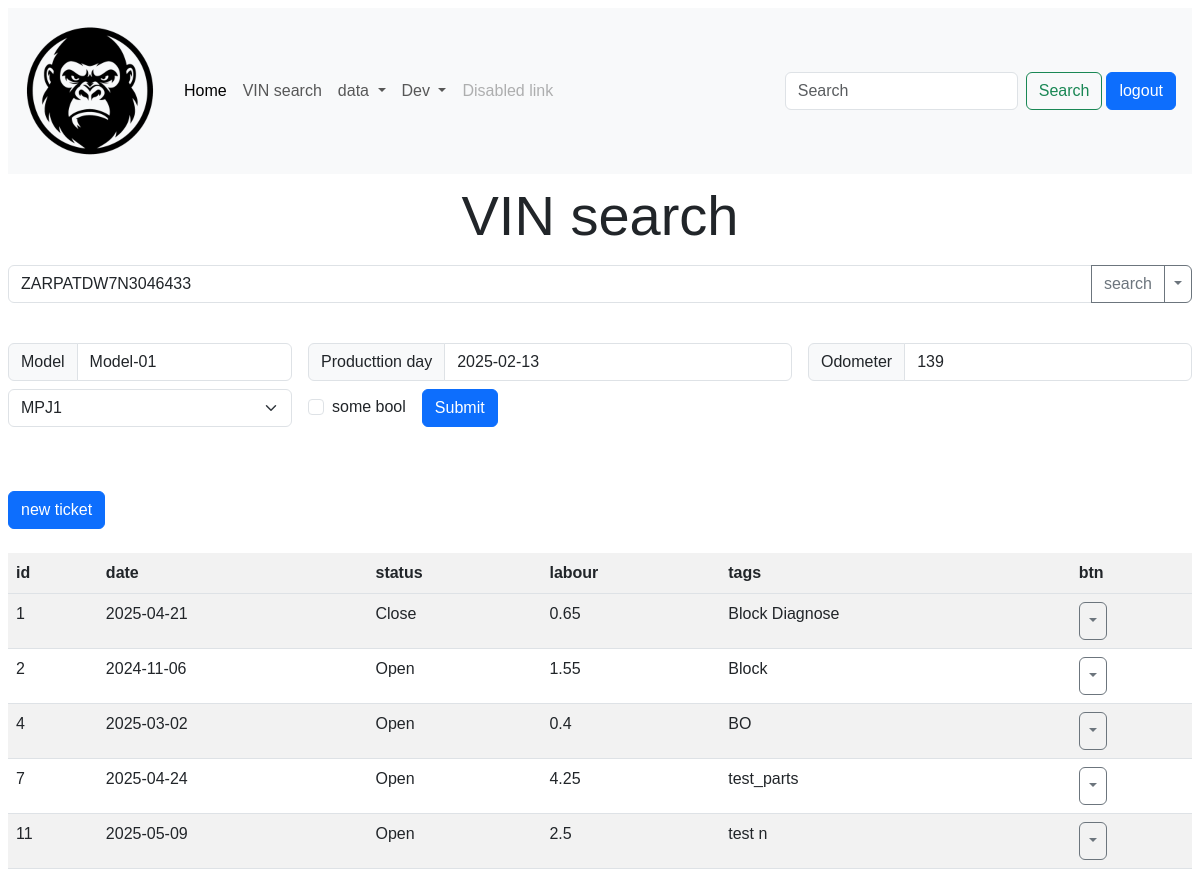
Screenshot of /vin_search/ZARPATDW7N3046433 (signed in) with the database file from the repository.
### models.py (models this page shows)
class VehicleBase(SQLModel):
    vin: str = Field(index=True, primary_key=True)
    model: str  = ""
    date: datetime.date | None = None
    odometer: int | None = None
    status: str = ""

class Vehicle(VehicleBase, table=True):
    __table_args__ = {'extend_existing': True}  # for making same_name table

class TicketBase(SQLModel):
    vin: str = Field(index=True, foreign_key="vehicle.vin")
    date_init: datetime.date | None = None
    date_update: datetime.date | None = None
    status: str  = ""
    labour: float | None = None

class Ticket(TicketBase, table=True):
    __table_args__ = {'extend_existing': True}  # for making same_name table
    id: int | None = Field(default=None, primary_key=True)
    tags: str | None = ""  # None (NULL acceptable)

### main.py (the view)
@app.get("/vin_search/{vin}", response_class=HTMLResponse)
async def vin_serch_get(request: Request, session: SessionDep, vin: str = ""):
    sys.stderr.write("*** vin_search_get  ***\n")
    msg = 'VIN search'
    vehicle = session.exec(select(Vehicle).where(Vehicle.vin == vin)).one()
    if not vehicle:
        vehicle = Vehicle()
    try:
        items = session.exec(select(Ticket).where(Ticket.vin == vehicle.vin)).all()
    except Exception as e:
        msg += ": {}".format(e)
    context = {
            "request": request,
            "vin": vin,
            "vehicle" : vehicle,
            "message" : msg,
            "items" : items,
        }
    return templates.TemplateResponse("vin_search.html", context)

### templates/vin_search.html (shortened to what this page needs)
{% extends "layout.html" %}
{% block content%}
<p class="text-center display-4">{{ message }}</p>
<form method="get" action="/vin_search/">
<div class="input-group">
  <input type="text" class="form-control" name="vin" list="datalistOptions" placeholder="Type VIN to search..." aria-label="Text input with segmented dropdown button" value="{{vin}}">
  <input type="submit" class="btn btn-outline-secondary" value="search">
  <button type="button" class="btn btn-outline-secondary dropdown-toggle dropdown-toggle-split" data-bs-toggle="dropdown" aria-expanded="false">
  </button>
</div>
</form>
<form class="row gx-3 gy-2 align-items-center mt-4" action="/vin_search/update" method="POST">
  <div class="col-sm-3">
    <div class="input-group">
      <div class="input-group-text">Model</div>
      <input type="text" class="form-control" id="specificSizeInputGroupUsername" name="model" value="{{vehicle.model}}">
    </div>
  </div>
  <div class="col-sm-5">
    <div class="input-group">
      <div class="input-group-text">Producttion day</div>
      <input type="text" class="form-control" id="specificSizeInputGroupUsername" name="production_day" value="{{vehicle.date}}">
    </div>
  </div>
  <div class="col-sm-4">
    <div class="input-group">
      <div class="input-group-text">Odometer</div>
      <input type="text" class="form-control" id="specificSizeInputGroupUsername" name="odometer" value="{{vehicle.odometer}}">
    </div>
  </div>
  <div class="col-sm-3">
    <select class="form-select" id="specificSizeSelect" name="status">
      <option selected value="{{vehicle.status}}">{{vehicle.status}}</option>
    </select>
  </div>
  <div class="col-auto">
    <div class="form-check">
      <input class="form-check-input" type="checkbox" id="autoSizingCheck2">
      <label class="form-check-label" for="autoSizingCheck2">
        some bool
      </label>
    </div>
  </div>
  <div class="col-auto">
    <button type="submit" class="btn btn-primary">Submit</button>
  </div>
</form>
<form class="row gx-3 gy-2 align-items-center mt-5" action="/vin_search/new_ticket" method="POST">
    <div class="col-auto">
        <button type="submit" class="btn btn-primary">new ticket</button>
    </div>
</form>
<table class="table table-striped table-hover mt-4">
    <thread>
        <tr>
            <th scope="col">id</th>
            <th scope="col">date</th>
            <th scope="col">status</th>
            <th scope="col">labour</th>
            <th scope="col">tags</th>
            <th scope="col">btn</th>
        </tr>
    </thread>
    <tbody>
        {% for item in items %}
        <tr>
            <td>{{item.id}}</td>
            <td>{{item.date_init}}</td>
            <td>{{item.status}}</td>
            <td>{{item.labour}}</td>
            <td>{{item.tags}}</td>
            <td>
                <button type="button" class="btn btn-outline-secondary dropdown-toggle dropdown-toggle-split" data-bs-toggle="dropdown" aria-expanded="false">
                </button>
            </td>
        </tr>
        {% endfor %}
    </tbody>
</table>
{% endblock %}

### templates/layout.html (shortened to what this page needs)
<!doctype html>
<html lang="ja">
 <head>
   <link href="https://cdn.jsdelivr.net/npm/bootstrap@5.3.0/dist/css/bootstrap.min.css" rel="stylesheet">
   <link rel="stylesheet"
       href="{{url_for('static', path='/myStyle.css')}}">
 </head>
 <body class="p-2">
<nav class="navbar navbar-expand-lg bg-body-tertiary">
  <div class="container-fluid">
    <a class="navbar-brand" href="/"><img src="{{url_for('static', path='/logo.png')}}" class="d-inline-block align-top"></a>
    <div class="collapse navbar-collapse" id="navbarSupportedContent">
      <ul class="navbar-nav me-auto mb-2 mb-lg-0">
        <li class="nav-item">
          <a class="nav-link active" aria-current="page" href="/">Home</a>
        </li>
        <li class="nav-item">
          <a class="nav-link" href="/vin_search">VIN search</a>
        </li>
        <li class="nav-item dropdown">
          <a class="nav-link dropdown-toggle" href="#" role="button" data-bs-toggle="dropdown" aria-expanded="false">
            data
          </a>
        </li>
        <li class="nav-item dropdown">
          <a class="nav-link dropdown-toggle" href="#" role="button" data-bs-toggle="dropdown" aria-expanded="false">
            Dev
          </a>
        </li>
        <li class="nav-item">
          <a class="nav-link disabled">Disabled link</a>
        </li>
      </ul>
      <form class="d-flex" role="search">
        <input class="form-control me-2" type="search" placeholder="Search" aria-label="Search">
        <button class="btn btn-outline-success" type="submit">Search</button>
      </form>
      <a href='/logout' class="btn btn-primary m-1">logout</a>
  </div>
  </div>
</nav>
   {% block content %}{% endblock %}
 </body>
</html>

### static/myStyle.css (style rules this page uses)
* { font-family: segoe, sans-serif; }

### rows the page displays
Vehicle: model "Model-01", production_day "2025-02-13", odometer "139", status "MPJ1"
Ticket: id "1", date_init "2025-04-21", status "Close", labour "0.65", tags "Block Diagnose"
Ticket: id "2", date_init "2024-11-06", status "Open", labour "1.55", tags "Block"
Ticket: id "4", date_init "2025-03-02", status "Open", labour "0.4", tags "BO"
Ticket: id "7", date_init "2025-04-24", status "Open", labour "4.25", tags "test_parts"
Ticket: id "11", date_init "2025-05-09", status "Open", labour "2.5", tags "test n"

### other values shown
{{ message }} "VIN search"
